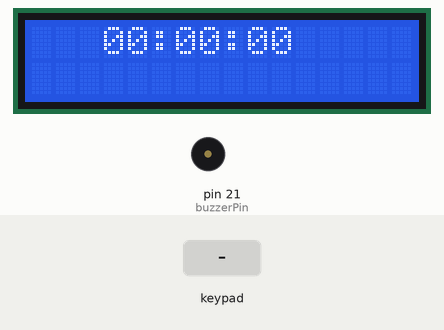
The sketch below on a simulated Arduino Mega 2560, built with avr-gcc and run on an emulated ATmega2560. Parts: 16×2 character LCD, buzzer (waves = sounding, pin HIGH). Wiring (inferred from the signals the program sends): 4×4 keypad with keys 1 2 3 4 5 6 7 8 9 0 A B C D E F: rows pin 62, pin 63, pin 64, pin 65; columns pin 66, pin 67, pin 68, pin 69. The test bench sets the inputs (shaded band). Pins used as bus, display or sensor lines are not drawn.

Above: at 1.2 s.
1.3 s: key 'E' pressed
At 2.4 s:
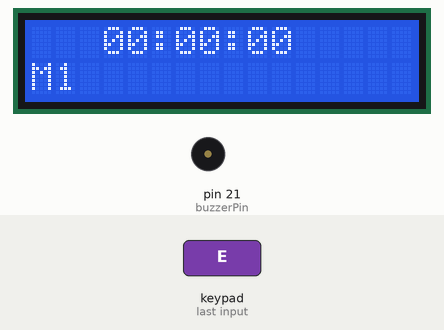
3.0 s: key '4' pressed
At 3.9 s:
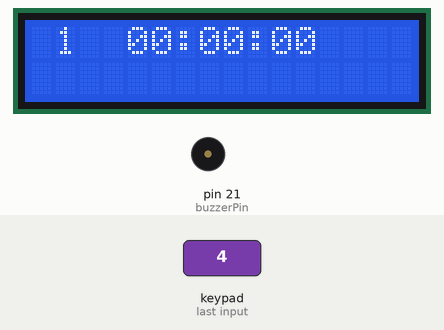
4.7 s: keypad keys 1 2 pressed 0.4 s apart
At 4.85 s:
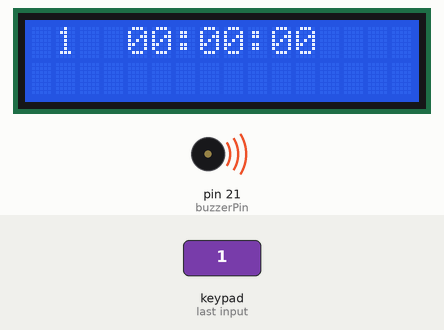
Timing chart, 0 to 7.7 s (numbered marks = the images above; inputs shaded):
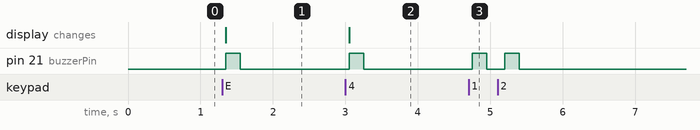

Measured:
- after the input at 1.3 s, pin 21 (buzzerPin): LOW → HIGH after 0.05 s, → LOW 0.20 s later; the display: changes after 0.05 s (image 1)
- after the input at 3.0 s, pin 21 (buzzerPin): LOW → HIGH after 0.05 s, → LOW 0.20 s later; the display: changes after 0.05 s (image 2)
- after the input at 4.7 s, pin 21 (buzzerPin): alternates HIGH for 0.20 s and LOW for 0.25 s, 4 changes in all, then stays LOW, starting after 0.05 s

The sketch:

sketch_apr3a.ino
```cpp
#include <LiquidCrystal.h>
#define DDR_KEYPAD  DDRK
#define PORT_KEYPAD PORTK
#define PIN_KEYPAD  PINK
#define AMOUNT_OF_SAVINGS 50
#include "keypad4x4.h"

bool isTimerTicking = false;
bool isUserViewingTimeList = false;
int nextSavedTimeIndex = 0;
int timeListOutputIndex = 0;
int secondDigit = 1;
int choosedNumber = 0;

const int rs = 54, rw = 55, en = 56, d4 = 57, d5 = 58, d6 = 59, d7 = 60;
LiquidCrystal lcd(rs, rw, en, d4, d5, d6, d7);
const int buzzerPin = 21;

const PROGMEM  char sixty[61][3] = {
  {"00"}, {"01"}, {"02"}, {"03"}, {"04"}, {"05"}, {"06"}, {"07"}, {"08"}, {"09"},
  {"10"}, {"11"}, {"12"}, {"13"}, {"14"}, {"15"}, {"16"}, {"17"}, {"18"}, {"19"},
  {"20"}, {"21"}, {"22"}, {"23"}, {"24"}, {"25"}, {"26"}, {"27"}, {"28"}, {"29"},
  {"30"}, {"31"}, {"32"}, {"33"}, {"34"}, {"35"}, {"36"}, {"37"}, {"38"}, {"39"},
  {"40"}, {"41"}, {"42"}, {"43"}, {"44"}, {"45"}, {"46"}, {"47"}, {"48"}, {"49"},
  {"50"}, {"51"}, {"52"}, {"53"}, {"54"}, {"55"}, {"56"}, {"57"}, {"58"}, {"59"}, {"60"}
};

struct Time
{
  unsigned char second, minute, hour;
};
Time T2 = {0, 0, 0};

struct Time savedTimes[AMOUNT_OF_SAVINGS];

void LCD_WriteStrPROGMEM(char *str, int n)
{
  for (int i = 0; i < n; i++)
    lcd.print( (char)pgm_read_byte( &(str[i]) ) );
}

void LCD_WriteSavedTimePROGMEM(int n, int index){
  lcd.setCursor(1, (int)(index % 2));
  LCD_WriteNumber(index);
  lcd.write("  ");
  LCD_WriteStrPROGMEM(sixty[savedTimes[index].hour], n);
  lcd.write(':');
  LCD_WriteStrPROGMEM(sixty[savedTimes[index].minute], n);
  lcd.write(':');
  LCD_WriteStrPROGMEM(sixty[savedTimes[index].second], n);
}

void LCD_WriteNumber(int number){
  if(number + 1 < 10){
    lcd.print( (char)pgm_read_byte( &(sixty[number + 1][1]) ) );
  } else {
    LCD_WriteStrPROGMEM(sixty[number + 1], 2);
  }
}

ISR(TIMER3_COMPA_vect)
{
  if(isTimerTicking){
    if (++T2.second == 60)
    {
      T2.second = 0;
      if (++T2.minute == 60)
      {
        T2.minute = 0;
        if (++T2.hour == 24)
          T2.hour = 0;
      }
    }
    lcd.setCursor(3, 0);
    LCD_WriteStrPROGMEM(sixty[T2.hour], 2);
    lcd.write(':');
    LCD_WriteStrPROGMEM(sixty[T2.minute], 2);
    lcd.write(':');
    LCD_WriteStrPROGMEM(sixty[T2.second], 2);
  }
}

void setup() {
  noInterrupts();

  TCCR3A = 0x00;
  TCCR3B = (1 << WGM12) | (1 << CS12) | (1 << CS10); //CTC mode & Prescaler @ 1024
  TIMSK3 = (1 << OCIE3A); // дозвіл на переривання по співпадінню
  OCR3A = 0x3D08;// compare value = 1 sec (16MHz AVR)
  interrupts();

  initKeyPad();
  lcd.begin(16, 2);
  lcd.setCursor(3, 0);
  lcd.print("00:00:00");

  pinMode(buzzerPin, OUTPUT);
  digitalWrite(buzzerPin, LOW);
}

void loop() {
  if((T2.second + 1) == 60){
    digitalWrite(buzzerPin, HIGH);
    delay(1000);
    digitalWrite(buzzerPin, LOW);
  }
  if ( isButtonPressed() ) {
    char pressedButton = readKeyFromPad4x4();
    if( pressedButton == 'D' ){
      if(!isUserViewingTimeList){
        isTimerTicking = !isTimerTicking;
      }
    }else if( pressedButton == 'C' ){
      if(!isUserViewingTimeList){
        T2.second = 0;
        T2.minute = 0;
        T2.hour = 0;
        lcd.setCursor(3, 0);
        LCD_WriteStrPROGMEM(sixty[T2.hour], 2);
        lcd.write(':');
        LCD_WriteStrPROGMEM(sixty[T2.minute], 2);
        lcd.write(':');
        LCD_WriteStrPROGMEM(sixty[T2.second], 2);
        isTimerTicking = false;
      }
    }else if ( pressedButton == 'E' ){
      if(isUserViewingTimeList){
        if(choosedNumber > 0 && choosedNumber <= nextSavedTimeIndex){
          lcd.clear();
          T2.second = savedTimes[choosedNumber].second;
          T2.minute = savedTimes[choosedNumber].minute;
          T2.hour = savedTimes[choosedNumber].hour;
          lcd.setCursor(3, 0);
          LCD_WriteStrPROGMEM(sixty[T2.hour], 2);
          lcd.write(':');
          LCD_WriteStrPROGMEM(sixty[T2.minute], 2);
          lcd.write(':');
          LCD_WriteStrPROGMEM(sixty[T2.second], 2);
          digitalWrite(buzzerPin, HIGH);
          delay(200);
          digitalWrite(buzzerPin, LOW);
          delay(500);
          digitalWrite(buzzerPin, HIGH);
          delay(200);
          digitalWrite(buzzerPin, LOW);
          isUserViewingTimeList = 0;
          secondDigit = 1;
          choosedNumber = 0;
          isUserViewingTimeList = false;
          lcd.setCursor(0, 1);
          if(nextSavedTimeIndex > 0){
            lcd.write('M');
            LCD_WriteNumber(nextSavedTimeIndex - 1);
          }
        } else {
          secondDigit = 1;
          choosedNumber = 0;
          digitalWrite(buzzerPin, HIGH);
          delay(1000);
          digitalWrite(buzzerPin, LOW);
        }
      }else{
        if(nextSavedTimeIndex < 60){
          savedTimes[nextSavedTimeIndex].hour = T2.hour;
          savedTimes[nextSavedTimeIndex].minute = T2.minute;
          savedTimes[nextSavedTimeIndex].second = T2.second;
          nextSavedTimeIndex += 1;
          lcd.setCursor(0, 1);
          lcd.write('M');
          LCD_WriteNumber(nextSavedTimeIndex - 1);
        }
      }
    } else if (pressedButton == 'F'){
      nextSavedTimeIndex = 0;
      lcd.setCursor(0, 1);
      lcd.write("   ");
    } else if ( pressedButton == 'A'){
      lcd.clear();
      secondDigit = 1;
      choosedNumber = 0;
      if(isUserViewingTimeList){
        lcd.setCursor(3, 0);
        LCD_WriteStrPROGMEM(sixty[T2.hour], 2);
        lcd.write(':');
        LCD_WriteStrPROGMEM(sixty[T2.minute], 2);
        lcd.write(':');
        LCD_WriteStrPROGMEM(sixty[T2.second], 2);
        timeListOutputIndex = 0;
        lcd.setCursor(0, 1);
        if(nextSavedTimeIndex > 0){
          lcd.write('M');
          LCD_WriteNumber(nextSavedTimeIndex - 1);
        }
      }
      else{
        for(int i = 0; i < 2; i++){
          if(timeListOutputIndex < nextSavedTimeIndex){
            LCD_WriteSavedTimePROGMEM(2, timeListOutputIndex);
            timeListOutputIndex += 1;
          }
        }
      }
      isTimerTicking = false;
      isUserViewingTimeList = !isUserViewingTimeList;
    } else if ( pressedButton == 'B'){
      if(isUserViewingTimeList){
        for(int i = 0; i < 2; i++){
          if(timeListOutputIndex < nextSavedTimeIndex){
            if(i == 0){
              lcd.clear();
            }
            LCD_WriteSavedTimePROGMEM(2, timeListOutputIndex);
            timeListOutputIndex += 1;
          }
        }
      }
    } else {
      if(isUserViewingTimeList){
        choosedNumber = choosedNumber * secondDigit + (int)(pressedButton) - 49;
        if(secondDigit == 10){
          choosedNumber += 10;
        }
        secondDigit = 10;
      }
    }
    digitalWrite(buzzerPin, HIGH);
    delay(200);
    digitalWrite(buzzerPin, LOW);
  }
}
```

keypad4x4.h
```cpp
const int	Key_1 = B11101110;
const int	Key_2 =	B11011110;
const int	Key_3 =	B10111110;
const int	Key_A =	B01111110;

const int	Key_4 =	B11101101;
const int	Key_5 =	B11011101;
const int	Key_6 =	B10111101;
const int	Key_B =	B01111101;

const int	Key_7 =	B11101011;
const int	Key_8 =	B11011011;
const int	Key_9 =	B10111011;
const int	Key_C =	B01111011;

const int	Key_F =	B11100111;
const int	Key_0 =	B11010111;
const int	Key_E =	B10110111;
const int	Key_D =	B01110111;

unsigned char freePinFromKeyPad = 1;
unsigned char keyFromKeyPad = 1;
char pressedButton = 0;
bool logicPressed = false;

void initKeyPad() {
  DDR_KEYPAD = 0x0F;
  PORT_KEYPAD = 0xF0;
}

char readKeyFromPad4x4() {
  logicPressed = false;
  return pressedButton;
}

bool isButtonPressed() {
  if (freePinFromKeyPad == 1)
  {
    if (PIN_KEYPAD != 0xF0)
    {
      delay(50);
      freePinFromKeyPad = 0;
      keyFromKeyPad = 1;
      PORT_KEYPAD = B11111110;
      asm("nop");
      if (PORT_KEYPAD == PIN_KEYPAD)
      {
        PORT_KEYPAD = B11111101;
        asm("nop");
        if (PORT_KEYPAD == PIN_KEYPAD)
        {
          PORT_KEYPAD = B11111011;
          asm("nop");
          if (PORT_KEYPAD == PIN_KEYPAD)
          {
            PORT_KEYPAD = B11110111;
            asm("nop");
            if (PORT_KEYPAD == PIN_KEYPAD)
              keyFromKeyPad = 0;
          }
        }
      }
      if (keyFromKeyPad == 1)
      {
        if (PIN_KEYPAD == Key_1) pressedButton = '1';
        else if (PIN_KEYPAD == Key_2) pressedButton = '2';
        else if (PIN_KEYPAD == Key_3) pressedButton = '3';
        else if (PIN_KEYPAD == Key_4) pressedButton = '4';
        else if (PIN_KEYPAD == Key_5) pressedButton = '5';
        else if (PIN_KEYPAD == Key_6) pressedButton = '6';
        else if (PIN_KEYPAD == Key_7) pressedButton = '7';
        else if (PIN_KEYPAD == Key_8) pressedButton = '8';
        else if (PIN_KEYPAD == Key_9) pressedButton = '9';
        else if (PIN_KEYPAD == Key_0) pressedButton = '0';
        else if (PIN_KEYPAD == Key_A) pressedButton = 'A';
        else if (PIN_KEYPAD == Key_B) pressedButton = 'B';
        else if (PIN_KEYPAD == Key_C) pressedButton = 'C';
        else if (PIN_KEYPAD == Key_D) pressedButton = 'D';
        else if (PIN_KEYPAD == Key_E) pressedButton = 'E';
        else if (PIN_KEYPAD == Key_F) pressedButton = 'F';
        logicPressed = true;
      }

      PORT_KEYPAD = 0xF0;
    }
  }
  else if (PIN_KEYPAD == 0xF0)
  {
    delay(200);
    freePinFromKeyPad = 1;
  }
  return logicPressed;
}
```
